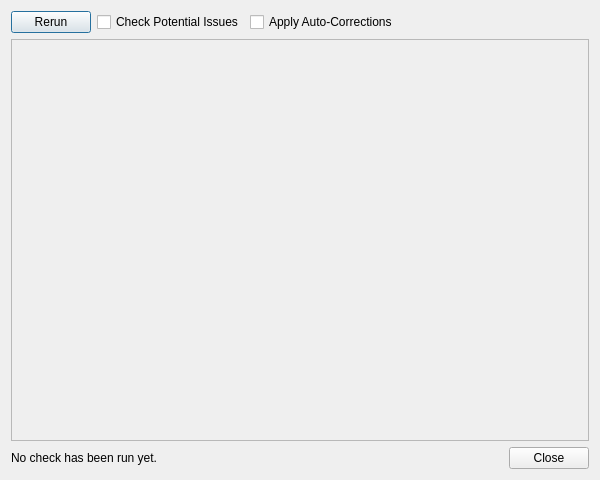
<?xml version="1.0" encoding="UTF-8"?>
<ui version="4.0">
 <class>fso::fred::dialogs::ErrorCheckerDialog</class>
 <widget class="QDialog" name="fso::fred::dialogs::ErrorCheckerDialog">
  <property name="geometry">
   <rect>
    <x>0</x>
    <y>0</y>
    <width>600</width>
    <height>480</height>
   </rect>
  </property>
  <property name="windowTitle">
   <string>Error Checker</string>
  </property>
  <layout class="QVBoxLayout" name="mainLayout">
   <item>
    <layout class="QHBoxLayout" name="toolbarLayout">
     <item>
      <widget class="QPushButton" name="runButton">
       <property name="text">
        <string>Rerun</string>
       </property>
      </widget>
     </item>
     <item>
      <widget class="QCheckBox" name="checkPotentialIssues">
       <property name="text">
        <string>Check Potential Issues</string>
       </property>
      </widget>
     </item>
     <item>
      <widget class="QCheckBox" name="checkApplyAutoCorrections">
       <property name="text">
        <string>Apply Auto-Corrections</string>
       </property>
      </widget>
     </item>
     <item>
      <spacer name="toolbarSpacer">
       <property name="orientation">
        <enum>Qt::Horizontal</enum>
       </property>
       <property name="sizeHint" stdset="0">
        <size>
         <width>40</width>
         <height>20</height>
        </size>
       </property>
      </spacer>
     </item>
    </layout>
   </item>
   <item>
    <widget class="QScrollArea" name="errorScrollArea">
     <property name="widgetResizable">
      <bool>true</bool>
     </property>
    </widget>
   </item>
   <item>
    <layout class="QHBoxLayout" name="bottomLayout">
     <item>
      <widget class="QLabel" name="statusLabel">
       <property name="text">
        <string>No check has been run yet.</string>
       </property>
      </widget>
     </item>
     <item>
      <spacer name="bottomSpacer">
       <property name="orientation">
        <enum>Qt::Horizontal</enum>
       </property>
       <property name="sizeHint" stdset="0">
        <size>
         <width>40</width>
         <height>20</height>
        </size>
       </property>
      </spacer>
     </item>
     <item>
      <widget class="QPushButton" name="closeButton">
       <property name="text">
        <string>Close</string>
       </property>
      </widget>
     </item>
    </layout>
   </item>
  </layout>
 </widget>
 <resources/>
 <connections/>
</ui>
